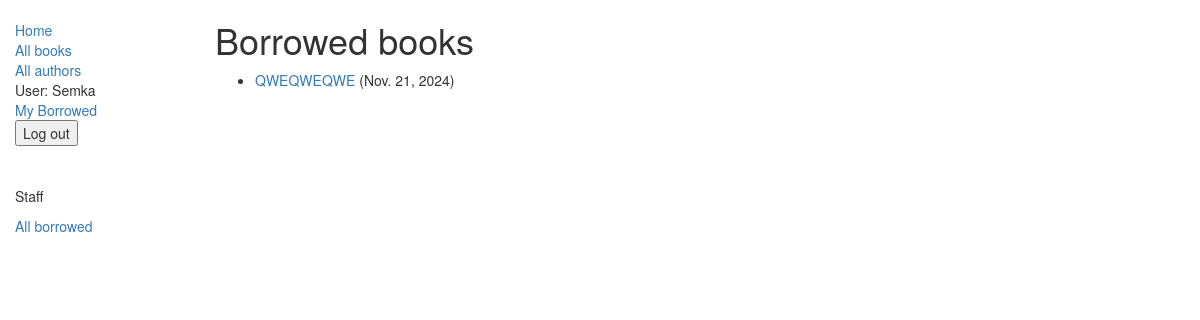
Before: /catalog/mybooks/ (signed in) with the older database file.
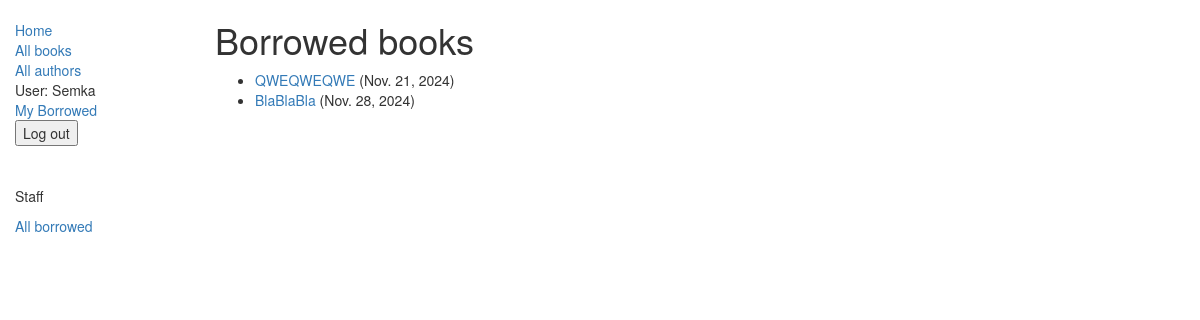
After: the same page with the newer database file.
### catalog/models.py (models this page shows, shortened)
class BookInstance(models.Model):
    id = models.UUIDField(primary_key=True, default=uuid.uuid4, help_text="Unique ID for this particular book across whole library")
    book = models.ForeignKey('Book', on_delete=models.SET_NULL, null=True)
    imprint = models.CharField(max_length=200)
    due_back = models.DateField(null=True, blank=True)
    borrower = models.ForeignKey(User, on_delete=models.SET_NULL, null=True, blank=True)
    LOAN_STATUS = (
        ('m', 'Maintenance'),
        ('o', 'On loan'),
        ('a', 'Available'),
        ('r', 'Reserved'),
    )
    status = models.CharField(max_length=1, choices=LOAN_STATUS, blank=True, default='m', help_text='Book availability')
    class Meta:
        ordering = ["due_back"]
        permissions = (("can_mark_returned", "Set book as returned"),)
    @property
    def is_overdue(self):
        if self.due_back and date.today() > self.due_back:
            return True
        return False

class Book(models.Model):
    title = models.CharField(max_length=200)
    author = models.ForeignKey('Author', on_delete=models.SET_NULL, null=True)
    summary = models.TextField(max_length=1000, help_text="Enter a brief description of the book")
    isbn = models.CharField('ISBN',max_length=13, help_text='13 Character <a href="https://www.isbn-international.org/content/what-isbn">ISBN number</a>')
    genre = models.ManyToManyField(Genre, help_text="Select a genre for this book")
    is_borrowed = models.BooleanField(default=False)
    cover = models.ImageField(upload_to='images/', null=True, blank=True)
    def display_genre(self):
        """
        Creates a string for the Genre. This is required to display genre in Admin.
        """
        return ', '.join([genre.name for genre in self.genre.all()[:3]])
    display_genre.short_description = 'Genre'

### catalog/views.py (the view)
class LoanedBooksByUserListView(LoginRequiredMixin,generic.ListView):
    model = BookInstance
    template_name ='catalog/bookinstance_list_borrowed_user.html'
    paginate_by = 10
    def get_queryset(self):
        return BookInstance.objects.filter(borrower=self.request.user).filter(status__exact='o').order_by('due_back')

### catalog/templates/catalog/bookinstance_list_borrowed_user.html
{% extends "base_generic.html" %}
{% block content %}
    <h1>Borrowed books</h1>
    {% if bookinstance_list %}
    <ul>
      {% for bookinst in bookinstance_list %}
      <li class="{% if bookinst.is_overdue %}text-danger{% endif %}">
        <a href="{% url 'book-detail' bookinst.book.pk %}">{{bookinst.book.title}}</a> ({{ bookinst.due_back }})
      </li>
      {% endfor %}
    </ul>
    {% else %}
      <p>There are no books borrowed.</p>
    {% endif %}
{% endblock %}

### catalog/templates/base_generic.html (shortened to what this page needs)
<!doctype html>
{% load static %}
<html lang="en">
<head>
    <link
            rel="stylesheet"
            href="https://maxcdn.bootstrapcdn.com/bootstrap/3.3.7/css/bootstrap.min.css"/>
    {% load static %}
    <link rel="stylesheet" href="{% static 'css/styles.css' %}"/>
</head>
<body>
<div class="container-fluid">
    <div class="row">
        <div class="col-sm-2">
            {% block sidebar %}
            <ul class="sidebar-nav">
                <li><a href="{% url 'index' %}">Home</a></li>
                <li><a href="{% url 'books' %}">All books</a></li>
                <li><a href="{% url 'authors' %}">All authors</a></li>
                {% if user.is_authenticated %}
                <li>User: {{ user.get_username }}</li>
                <li><a href="{% url 'my-borrowed' %}">My Borrowed</a></li>
                <li>
                    <form action="{% url 'logout' %}" method="post">
                        <button type="submit">Log out</button>
                    </form>
                </li>
                {% endif %} <br><br>
                <li><p>Staff</p></li>
                <li><a href="{% url  'all_borrowed' %}">All borrowed</a></li>
            </ul>
            {% endblock %}
        </div>
        <div class="col-sm-10 ">{% block content %}{% endblock %}</div>
    </div>
</div>
</body>
</html>

### catalog/static/css/styles.css (style rules this page uses)
.sidebar-nav { margin-top: 20px; padding: 0; list-style: none; }

Changed rows visible on the page:
added BookInstance: book "BlaBlaBla", due_back "Nov. 28, 2024"
